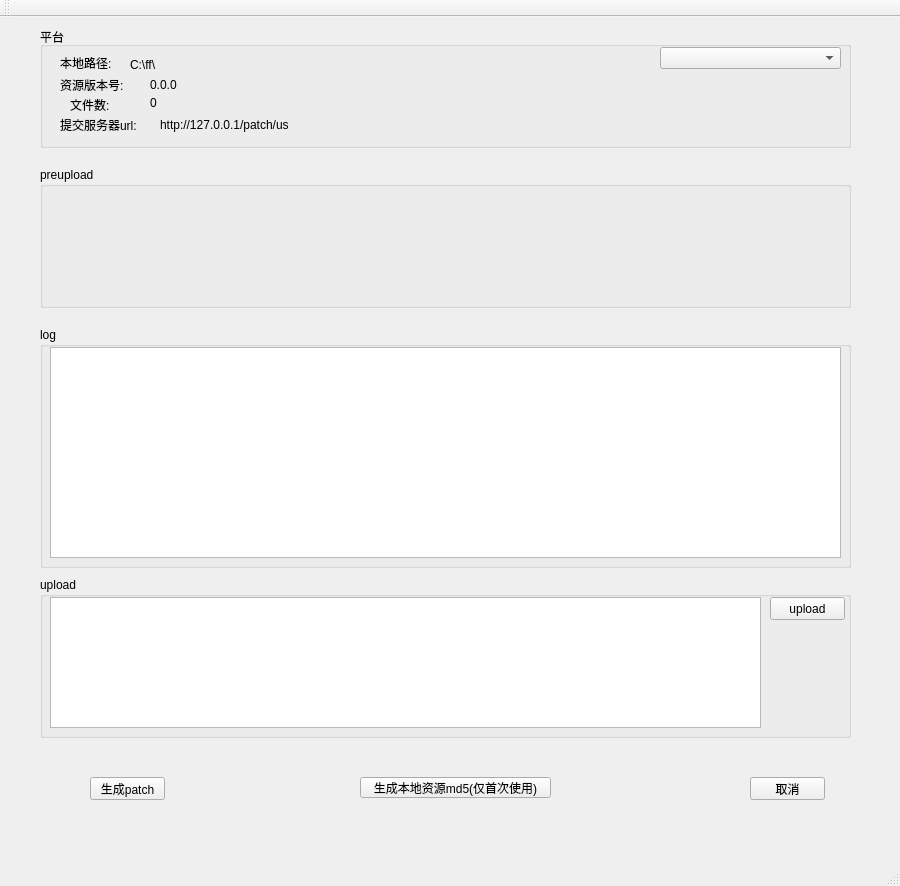
<?xml version="1.0" encoding="UTF-8"?>
<ui version="4.0">
 <class>XPatchMakerClass</class>
 <widget class="QMainWindow" name="XPatchMakerClass">
  <property name="geometry">
   <rect>
    <x>0</x>
    <y>0</y>
    <width>900</width>
    <height>886</height>
   </rect>
  </property>
  <property name="windowTitle">
   <string>XPatchMaker</string>
  </property>
  <widget class="QWidget" name="centralWidget">
   <widget class="QGroupBox" name="groupBox">
    <property name="geometry">
     <rect>
      <x>40</x>
      <y>10</y>
      <width>811</width>
      <height>121</height>
     </rect>
    </property>
    <property name="title">
     <string>平台</string>
    </property>
    <widget class="QComboBox" name="comboChannel">
     <property name="geometry">
      <rect>
       <x>620</x>
       <y>20</y>
       <width>181</width>
       <height>22</height>
      </rect>
     </property>
    </widget>
    <widget class="QLabel" name="label">
     <property name="geometry">
      <rect>
       <x>20</x>
       <y>50</y>
       <width>71</width>
       <height>16</height>
      </rect>
     </property>
     <property name="text">
      <string>资源版本号:</string>
     </property>
    </widget>
    <widget class="QLabel" name="labelAssetVer">
     <property name="geometry">
      <rect>
       <x>110</x>
       <y>50</y>
       <width>41</width>
       <height>16</height>
      </rect>
     </property>
     <property name="text">
      <string>0.0.0</string>
     </property>
    </widget>
    <widget class="QLabel" name="label_3">
     <property name="geometry">
      <rect>
       <x>30</x>
       <y>70</y>
       <width>41</width>
       <height>16</height>
      </rect>
     </property>
     <property name="text">
      <string>文件数:</string>
     </property>
    </widget>
    <widget class="QLabel" name="labelFileCount">
     <property name="geometry">
      <rect>
       <x>110</x>
       <y>70</y>
       <width>54</width>
       <height>12</height>
      </rect>
     </property>
     <property name="text">
      <string>0</string>
     </property>
    </widget>
    <widget class="QLabel" name="label_5">
     <property name="geometry">
      <rect>
       <x>20</x>
       <y>90</y>
       <width>91</width>
       <height>16</height>
      </rect>
     </property>
     <property name="text">
      <string>提交服务器url:</string>
     </property>
    </widget>
    <widget class="QLabel" name="labelUploadUrl">
     <property name="geometry">
      <rect>
       <x>120</x>
       <y>90</y>
       <width>651</width>
       <height>16</height>
      </rect>
     </property>
     <property name="text">
      <string>http://127.0.0.1/patch/us</string>
     </property>
    </widget>
    <widget class="QLabel" name="label_2">
     <property name="geometry">
      <rect>
       <x>20</x>
       <y>30</y>
       <width>54</width>
       <height>12</height>
      </rect>
     </property>
     <property name="text">
      <string>本地路径:</string>
     </property>
    </widget>
    <widget class="QLabel" name="labelLocalDir">
     <property name="geometry">
      <rect>
       <x>90</x>
       <y>30</y>
       <width>511</width>
       <height>16</height>
      </rect>
     </property>
     <property name="text">
      <string>C:\ff\</string>
     </property>
    </widget>
   </widget>
   <widget class="QGroupBox" name="groupBox_2">
    <property name="geometry">
     <rect>
      <x>40</x>
      <y>150</y>
      <width>811</width>
      <height>141</height>
     </rect>
    </property>
    <property name="title">
     <string>preupload</string>
    </property>
    <property name="flat">
     <bool>false</bool>
    </property>
   </widget>
   <widget class="QGroupBox" name="groupBox_3">
    <property name="geometry">
     <rect>
      <x>40</x>
      <y>310</y>
      <width>811</width>
      <height>241</height>
     </rect>
    </property>
    <property name="title">
     <string>log</string>
    </property>
    <widget class="QListView" name="listViewLog">
     <property name="geometry">
      <rect>
       <x>10</x>
       <y>20</y>
       <width>791</width>
       <height>211</height>
      </rect>
     </property>
    </widget>
   </widget>
   <widget class="QGroupBox" name="groupBox_4">
    <property name="geometry">
     <rect>
      <x>40</x>
      <y>560</y>
      <width>811</width>
      <height>161</height>
     </rect>
    </property>
    <property name="title">
     <string>upload</string>
    </property>
    <widget class="QPushButton" name="pushButtonUpload">
     <property name="geometry">
      <rect>
       <x>730</x>
       <y>20</y>
       <width>75</width>
       <height>23</height>
      </rect>
     </property>
     <property name="text">
      <string>upload</string>
     </property>
    </widget>
    <widget class="QListView" name="listViewUploadEvent">
     <property name="geometry">
      <rect>
       <x>10</x>
       <y>20</y>
       <width>711</width>
       <height>131</height>
      </rect>
     </property>
    </widget>
   </widget>
   <widget class="QPushButton" name="pushButtonGenPatch">
    <property name="geometry">
     <rect>
      <x>90</x>
      <y>760</y>
      <width>75</width>
      <height>23</height>
     </rect>
    </property>
    <property name="text">
     <string>生成patch</string>
    </property>
   </widget>
   <widget class="QPushButton" name="pushButtonCancel">
    <property name="geometry">
     <rect>
      <x>750</x>
      <y>760</y>
      <width>75</width>
      <height>23</height>
     </rect>
    </property>
    <property name="text">
     <string>取消</string>
    </property>
   </widget>
   <widget class="QPushButton" name="pushButtonMd5">
    <property name="geometry">
     <rect>
      <x>360</x>
      <y>760</y>
      <width>191</width>
      <height>21</height>
     </rect>
    </property>
    <property name="text">
     <string>生成本地资源md5(仅首次使用)</string>
    </property>
   </widget>
  </widget>
  <widget class="QToolBar" name="mainToolBar">
   <attribute name="toolBarArea">
    <enum>TopToolBarArea</enum>
   </attribute>
   <attribute name="toolBarBreak">
    <bool>false</bool>
   </attribute>
  </widget>
  <widget class="QStatusBar" name="statusBar"/>
  <widget class="QMenuBar" name="menuBar">
   <property name="geometry">
    <rect>
     <x>0</x>
     <y>0</y>
     <width>900</width>
     <height>23</height>
    </rect>
   </property>
  </widget>
 </widget>
 <layoutdefault spacing="6" margin="11"/>
 <resources>
  <include location="xpatchmaker.qrc"/>
 </resources>
 <connections/>
</ui>
